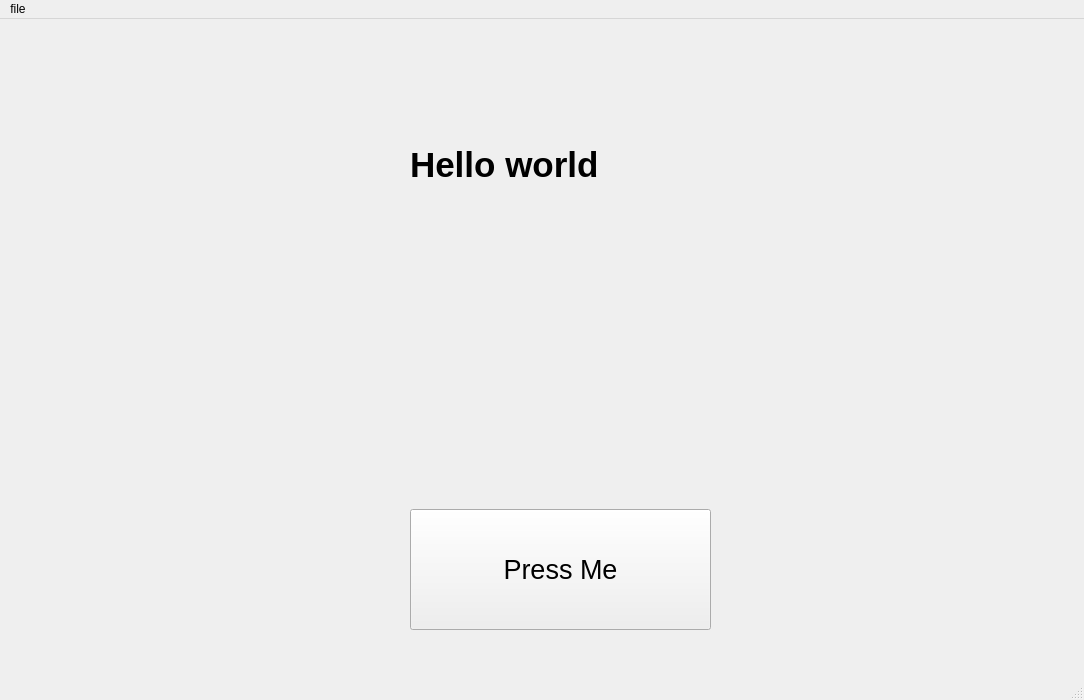
<?xml version="1.0" encoding="UTF-8"?>
<ui version="4.0">
 <class>MainWindow</class>
 <widget class="QMainWindow" name="MainWindow">
  <property name="geometry">
   <rect>
    <x>0</x>
    <y>0</y>
    <width>1084</width>
    <height>700</height>
   </rect>
  </property>
  <property name="windowTitle">
   <string>MainWindow</string>
  </property>
  <widget class="QWidget" name="centralwidget">
   <widget class="QPushButton" name="b1">
    <property name="geometry">
     <rect>
      <x>410</x>
      <y>490</y>
      <width>301</width>
      <height>121</height>
     </rect>
    </property>
    <property name="font">
     <font>
      <pointsize>20</pointsize>
     </font>
    </property>
    <property name="cursor">
     <cursorShape>PointingHandCursor</cursorShape>
    </property>
    <property name="mouseTracking">
     <bool>true</bool>
    </property>
    <property name="focusPolicy">
     <enum>Qt::StrongFocus</enum>
    </property>
    <property name="text">
     <string>Press Me</string>
    </property>
   </widget>
   <widget class="QLabel" name="l1">
    <property name="geometry">
     <rect>
      <x>410</x>
      <y>80</y>
      <width>291</width>
      <height>131</height>
     </rect>
    </property>
    <property name="font">
     <font>
      <pointsize>26</pointsize>
      <weight>75</weight>
      <bold>true</bold>
     </font>
    </property>
    <property name="text">
     <string>Hello world</string>
    </property>
   </widget>
  </widget>
  <widget class="QMenuBar" name="menubar">
   <property name="geometry">
    <rect>
     <x>0</x>
     <y>0</y>
     <width>1084</width>
     <height>26</height>
    </rect>
   </property>
   <widget class="QMenu" name="menufile">
    <property name="title">
     <string>file</string>
    </property>
    <widget class="QMenu" name="menutesting_if_that_thing_is_working">
     <property name="title">
      <string>testing if that thing is working</string>
     </property>
     <addaction name="actionI_think_it_does"/>
    </widget>
    <addaction name="separator"/>
    <addaction name="actionhey_dude"/>
    <addaction name="separator"/>
    <addaction name="menutesting_if_that_thing_is_working"/>
   </widget>
   <addaction name="menufile"/>
  </widget>
  <widget class="QStatusBar" name="statusbar"/>
  <action name="actionhey_dude">
   <property name="text">
    <string>hey dude</string>
   </property>
  </action>
  <action name="actionI_think_it_does">
   <property name="text">
    <string>I think it does</string>
   </property>
  </action>
 </widget>
 <resources/>
 <connections/>
</ui>
